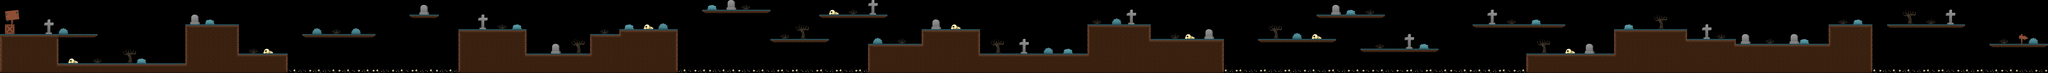

Below is a game level as drawn by its tile map, then a one-line description and the .tmx that defines it (tile-layer data replaced by summaries):
An orthogonal 420x15 tile map with 32x32 px tiles, 2 tile layers (suelo, objetos), 2 hidden layers not drawn, 3 tilesets and 34 objects (terreno 1, terreno 2, terreno 3, terreno 4, terreno 5, ...).

<map version="1.5" tiledversion="2021.03.23" orientation="orthogonal" renderorder="right-down" width="420" height="15" tilewidth="32" tileheight="32" infinite="0" nextlayerid="6" nextobjectid="37">
 <tileset firstgid="1" source="fondo1.tsx" />
 <tileset firstgid="301" source="objetos.tsx" />
 <tileset firstgid="365" source="tiles.tsx" />
 <layer id="1" name="fondo" width="420" height="15" visible="0">
  <data>[6300 cells, 6300 non-empty, 300 distinct tile ids]</data>
 </layer>
 <layer id="2" name="suelo" width="420" height="15">
  <data>[6300 cells, 1944 non-empty, 20 distinct tile ids]</data>
 </layer>
 <layer id="3" name="objetos" width="420" height="15">
  <data>[6300 cells, 343 non-empty, 53 distinct tile ids]</data>
 </layer>
 <layer id="5" name="huesos" width="420" height="15" visible="0">
  <data>[6300 cells, 377 non-empty, 4 distinct tile ids]</data>
 </layer>
 <objectgroup id="4" name="terreno">
  <object id="1" name="terreno 1" x="0" y="224" width="384" height="254.667" />
  <object id="2" name="terreno 2" x="384.667" y="223.667" width="254.667" height="24" />
  <object id="3" name="terreno 3" x="384.121" y="414.909" width="834.061" height="63.8788" />
  <object id="4" name="terreno 4" x="1216.24" y="159.879" width="350.424" height="318.848" />
  <object id="5" name="terreno 5" x="1566.67" y="352.242" width="321.818" height="126.545" />
  <object id="6" name="terreno 6" x="3008.12" y="190.909" width="446.424" height="287.879" />
  <object id="7" name="terreno 7" x="3455.21" y="353.576" width="416.061" height="125.636" />
  <object id="8" name="terreno 8" x="3872" y="225.333" width="191.455" height="252.97" />
  <object id="9" name="terreno 9" x="4064" y="191.939" width="384.061" height="286.848" />
  <object id="10" name="terreno 10" x="5695.94" y="288.606" width="352.545" height="190.485" />
  <object id="11" name="terreno 11" x="6048.12" y="192" width="384.364" height="287.03" />
  <object id="12" name="terreno 12" x="6432.67" y="354.545" width="703.697" height="125.636" />
  <object id="13" name="terreno 13" x="7137.39" y="160.606" width="414.121" height="317.576" />
  <object id="14" name="terreno 14" x="7551.52" y="256.545" width="481.091" height="225.273" />
  <object id="15" name="terreno 15" x="10016.2" y="352.242" width="574.727" height="126.848" />
  <object id="16" name="terreno 16" x="10592.2" y="190.909" width="479.091" height="289.273" />
  <object id="17" name="terreno 17" x="11071.3" y="255.879" width="322.606" height="222.909" />
  <object id="18" name="terreno 18" x="11394.2" y="288.97" width="606.061" height="190.848" />
  <object id="19" name="terreno 19" x="12000" y="160.606" width="288.182" height="318.485" />
  <object id="20" name="huesos 1" x="1888.55" y="456.121" width="1120.55" height="22.9091" />
  <object id="21" name="huesos 2" x="4448.73" y="456.182" width="1246.06" height="23.3333" />
  <object id="22" name="huesos 3" x="8032.97" y="455.879" width="1984.42" height="25.9394" />
  <object id="23" name="huesos 4" x="12289.2" y="457.212" width="1152.24" height="21.3333" />
  <object id="24" name="isla 1 " x="1983.82" y="223.879" width="480.545" height="24.303" />
  <object id="25" name="isla 2" x="2687.88" y="95.8485" width="192.121" height="23.697" />
  <object id="26" name="isla 3" x="4607.76" y="64.8485" width="446.788" height="22.7879" />
  <object id="27" name="isla 4" x="5054.55" y="256.182" width="384.909" height="24.0606" />
  <object id="28" name="isla 5" x="5377.7" y="97.3333" width="446.848" height="20.8485" />
  <object id="31" name="isla 6" x="8256.55" y="256.182" width="513.152" height="23.0909" />
  <object id="32" name="isla 7" x="8640.12" y="95.2727" width="447.394" height="23.9394" />
  <object id="33" name="isla 8" x="8929.15" y="320.727" width="511.212" height="24.7273" />
  <object id="34" name="isla 9" x="9665.21" y="160.424" width="607.212" height="23.2121" />
  <object id="35" name="isla 10" x="12384.8" y="161.667" width="511.939" height="21.2121" />
  <object id="36" name="isla 11" x="13056.7" y="287.879" width="383.515" height="23.6364" />
 </objectgroup>
</map>
